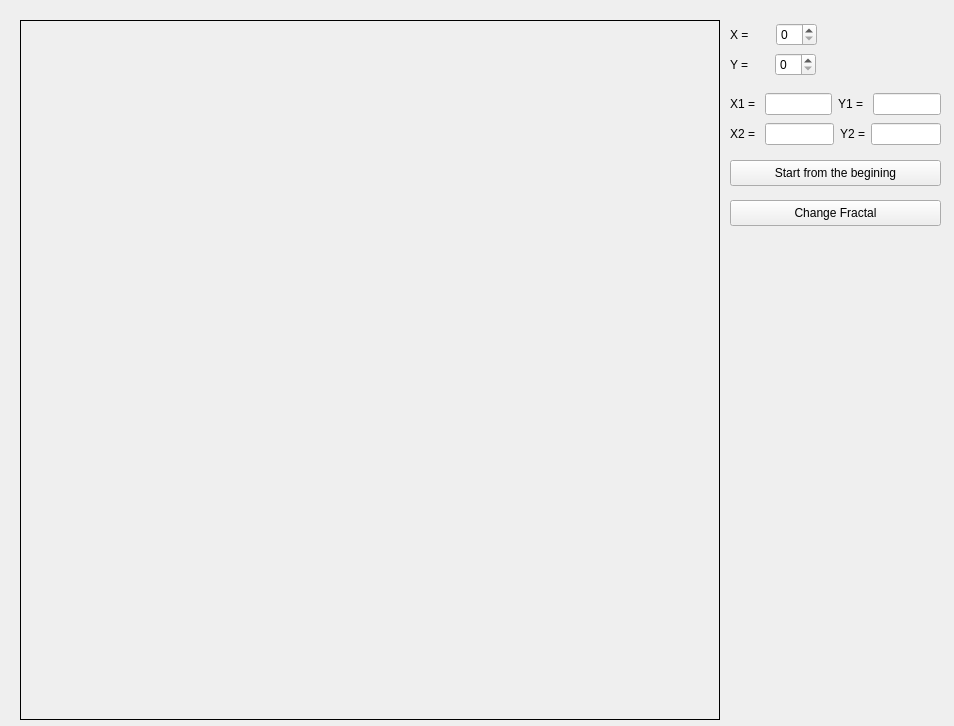
<?xml version="1.0" encoding="UTF-8"?>
<ui version="4.0">
 <class>Widget</class>
 <widget class="QWidget" name="Widget">
  <property name="geometry">
   <rect>
    <x>0</x>
    <y>0</y>
    <width>954</width>
    <height>726</height>
   </rect>
  </property>
  <property name="mouseTracking">
   <bool>true</bool>
  </property>
  <property name="windowTitle">
   <string>Widget</string>
  </property>
  <widget class="QLabel" name="surface">
   <property name="geometry">
    <rect>
     <x>20</x>
     <y>20</y>
     <width>700</width>
     <height>700</height>
    </rect>
   </property>
   <property name="mouseTracking">
    <bool>true</bool>
   </property>
   <property name="frameShape">
    <enum>QFrame::Panel</enum>
   </property>
   <property name="text">
    <string/>
   </property>
  </widget>
  <widget class="QWidget" name="layoutWidget">
   <property name="geometry">
    <rect>
     <x>730</x>
     <y>90</y>
     <width>211</width>
     <height>28</height>
    </rect>
   </property>
   <layout class="QHBoxLayout" name="horizontalLayout">
    <item>
     <widget class="QLabel" name="lbl1">
      <property name="text">
       <string>X1 = </string>
      </property>
     </widget>
    </item>
    <item>
     <widget class="QLineEdit" name="x1Line"/>
    </item>
    <item>
     <widget class="QLabel" name="label_5">
      <property name="text">
       <string>Y1 = </string>
      </property>
     </widget>
    </item>
    <item>
     <widget class="QLineEdit" name="y1Line"/>
    </item>
   </layout>
  </widget>
  <widget class="QWidget" name="layoutWidget">
   <property name="geometry">
    <rect>
     <x>730</x>
     <y>120</y>
     <width>211</width>
     <height>28</height>
    </rect>
   </property>
   <layout class="QHBoxLayout" name="horizontalLayout_2">
    <item>
     <widget class="QLabel" name="label_4">
      <property name="text">
       <string>X2 = </string>
      </property>
     </widget>
    </item>
    <item>
     <widget class="QLineEdit" name="x2Line"/>
    </item>
    <item>
     <widget class="QLabel" name="label_6">
      <property name="text">
       <string>Y2 =</string>
      </property>
     </widget>
    </item>
    <item>
     <widget class="QLineEdit" name="y2Line"/>
    </item>
   </layout>
  </widget>
  <widget class="QWidget" name="layoutWidget">
   <property name="geometry">
    <rect>
     <x>730</x>
     <y>20</y>
     <width>87</width>
     <height>29</height>
    </rect>
   </property>
   <layout class="QHBoxLayout" name="horizontalLayout_3">
    <item>
     <widget class="QLabel" name="label">
      <property name="text">
       <string>X = </string>
      </property>
      <property name="textFormat">
       <enum>Qt::PlainText</enum>
      </property>
      <property name="alignment">
       <set>Qt::AlignLeading|Qt::AlignLeft|Qt::AlignVCenter</set>
      </property>
     </widget>
    </item>
    <item>
     <widget class="QSpinBox" name="yPos"/>
    </item>
   </layout>
  </widget>
  <widget class="QWidget" name="layoutWidget">
   <property name="geometry">
    <rect>
     <x>730</x>
     <y>50</y>
     <width>86</width>
     <height>29</height>
    </rect>
   </property>
   <layout class="QHBoxLayout" name="horizontalLayout_4">
    <item>
     <widget class="QLabel" name="label_2">
      <property name="text">
       <string>Y = </string>
      </property>
      <property name="textFormat">
       <enum>Qt::PlainText</enum>
      </property>
      <property name="alignment">
       <set>Qt::AlignLeading|Qt::AlignLeft|Qt::AlignVCenter</set>
      </property>
     </widget>
    </item>
    <item>
     <widget class="QSpinBox" name="xPos"/>
    </item>
   </layout>
  </widget>
  <widget class="QPushButton" name="pushButton">
   <property name="geometry">
    <rect>
     <x>730</x>
     <y>160</y>
     <width>211</width>
     <height>26</height>
    </rect>
   </property>
   <property name="text">
    <string>Start from the begining</string>
   </property>
  </widget>
  <widget class="QPushButton" name="pushButton_2">
   <property name="geometry">
    <rect>
     <x>730</x>
     <y>200</y>
     <width>211</width>
     <height>26</height>
    </rect>
   </property>
   <property name="text">
    <string>Change Fractal</string>
   </property>
  </widget>
 </widget>
 <resources/>
 <connections/>
</ui>
